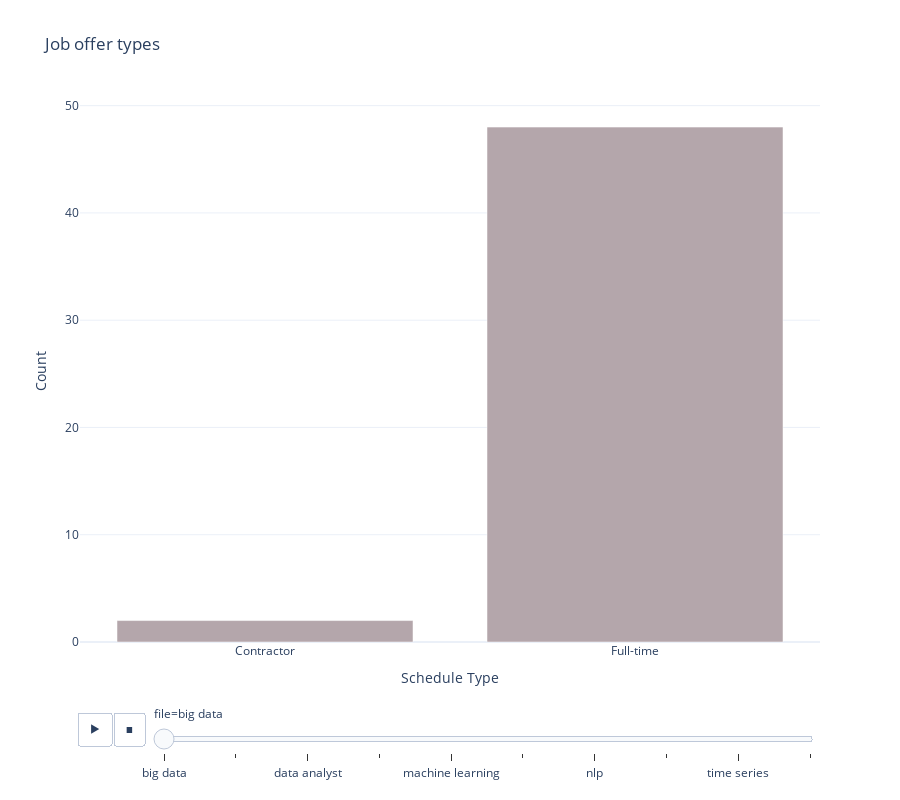

The code cell stored with this chart in its notebook:
### Markdown cell above
Schedule Type

### Code cell
import plotly.express as px

# Aggregate the data by detected_extensions.salary and file
hourly_count = df.groupby(["detected_extensions.schedule_type", "file"]).size().reset_index(name="count")


# Create the bar plot with animation frame and unique colors for each column
fig = px.bar(hourly_count, x="detected_extensions.schedule_type", y="count",animation_frame='file',
             template="plotly_white", height=800, title="Job offer types",color_discrete_sequence=['#B4A6AB'])

fig.update_layout(xaxis_title="Schedule Type", yaxis_title="Count")

# Modify the legend title
fig.update_layout(legend_title_text="Schedule Type")

fig.show()
fig.write_html('schedule.html')

### Figure 1 — Plotly figure (JSON) as saved in the notebook; plotly's stock layout.template omitted (floating-point values rounded to 4 significant figures)
{"data": [{"alignmentgroup": "True", "hovertemplate": "file=big data<br>detected_extensions.schedule_type=%{x}<br>count=%{y}<extra></extra>", "legendgroup": "", "marker": {"color": "#B4A6AB", "pattern": {"shape": ""}}, "name": "", "offsetgroup": "", "orientation": "v", "showlegend": false, "textposition": "auto", "type": "bar", "x": ["Contractor", "Full-time"], "xaxis": "x", "y": [2, 48], "yaxis": "y"}], "layout": {"barmode": "relative", "height": 800, "legend": {"title": {"text": "Schedule Type"}, "tracegroupgap": 0}, "sliders": [{"active": 0, "currentvalue": {"prefix": "file="}, "len": 0.9, "pad": {"b": 10, "t": 60}, "steps": [{"args": [["big data"], {"frame": {"duration": 0, "redraw": true}, "fromcurrent": true, "mode": "immediate", "transition": {"duration": 0, "easing": "linear"}}], "label": "big data", "method": "animate"}, {"args": [["block chain"], {"frame": {"duration": 0, "redraw": true}, "fromcurrent": true, "mode": "immediate", "transition": {"duration": 0, "easing": "linear"}}], "label": "block chain", "method": "animate"}, {"args": [["data analyst"], {"frame": {"duration": 0, "redraw": true}, "fromcurrent": true, "mode": "immediate", "transition": {"duration": 0, "easing": "linear"}}], "label": "data analyst", "method": "animate"}, {"args": [["deep learning"], {"frame": {"duration": 0, "redraw": true}, "fromcurrent": true, "mode": "immediate", "transition": {"duration": 0, "easing": "linear"}}], "label": "deep learning", "method": "animate"}, {"args": [["machine learning"], {"frame": {"duration": 0, "redraw": true}, "fromcurrent": true, "mode": "immediate", "transition": {"duration": 0, "easing": "linear"}}], "label": "machine learning", "method": "animate"}, {"args": [["neural networks"], {"frame": {"duration": 0, "redraw": true}, "fromcurrent": true, "mode": "immediate", "transition": {"duration": 0, "easing": "linear"}}], "label": "neural networks", "method": "animate"}, {"args": [["nlp"], {"frame": {"duration": 0, "redraw": true}, "fromcurrent": true, "mode": "immediate", "transition": {"duration": 0, "easing": "linear"}}], "label": "nlp", "method": "animate"}, {"args": [["reinforcement learning"], {"frame": {"duration": 0, "redraw": true}, "fromcurrent": true, "mode": "immediate", "transition": {"duration": 0, "easing": "linear"}}], "label": "reinforcement learning", "method": "animate"}, {"args": [["time series"], {"frame": {"duration": 0, "redraw": true}, "fromcurrent": true, "mode": "immediate", "transition": {"duration": 0, "easing": "linear"}}], "label": "time series", "method": "animate"}, {"args": [["data scientist"], {"frame": {"duration": 0, "redraw": true}, "fromcurrent": true, "mode": "immediate", "transition": {"duration": 0, "easing": "linear"}}], "label": "data scientist", "method": "animate"}], "x": 0.1, "xanchor": "left", "y": 0, "yanchor": "top"}], "title": {"text": "Job offer types"}, "updatemenus": [{"buttons": [{"args": [null, {"frame": {"duration": 500, "redraw": true}, "fromcurrent": true, "mode": "immediate", "transition": {"duration": 500, "easing": "linear"}}], "label": "&#9654;", "method": "animate"}, {"args": [[null], {"frame": {"duration": 0, "redraw": true}, "fromcurrent": true, "mode": "immediate", "transition": {"duration": 0, "easing": "linear"}}], "label": "&#9724;", "method": "animate"}], "direction": "left", "pad": {"r": 10, "t": 70}, "showactive": false, "type": "buttons", "x": 0.1, "xanchor": "right", "y": 0, "yanchor": "top"}], "xaxis": {"anchor": "y", "domain": [0, 1], "title": {"text": "Schedule Type"}}, "yaxis": {"anchor": "x", "domain": [0, 1], "title": {"text": "Count"}}}}
